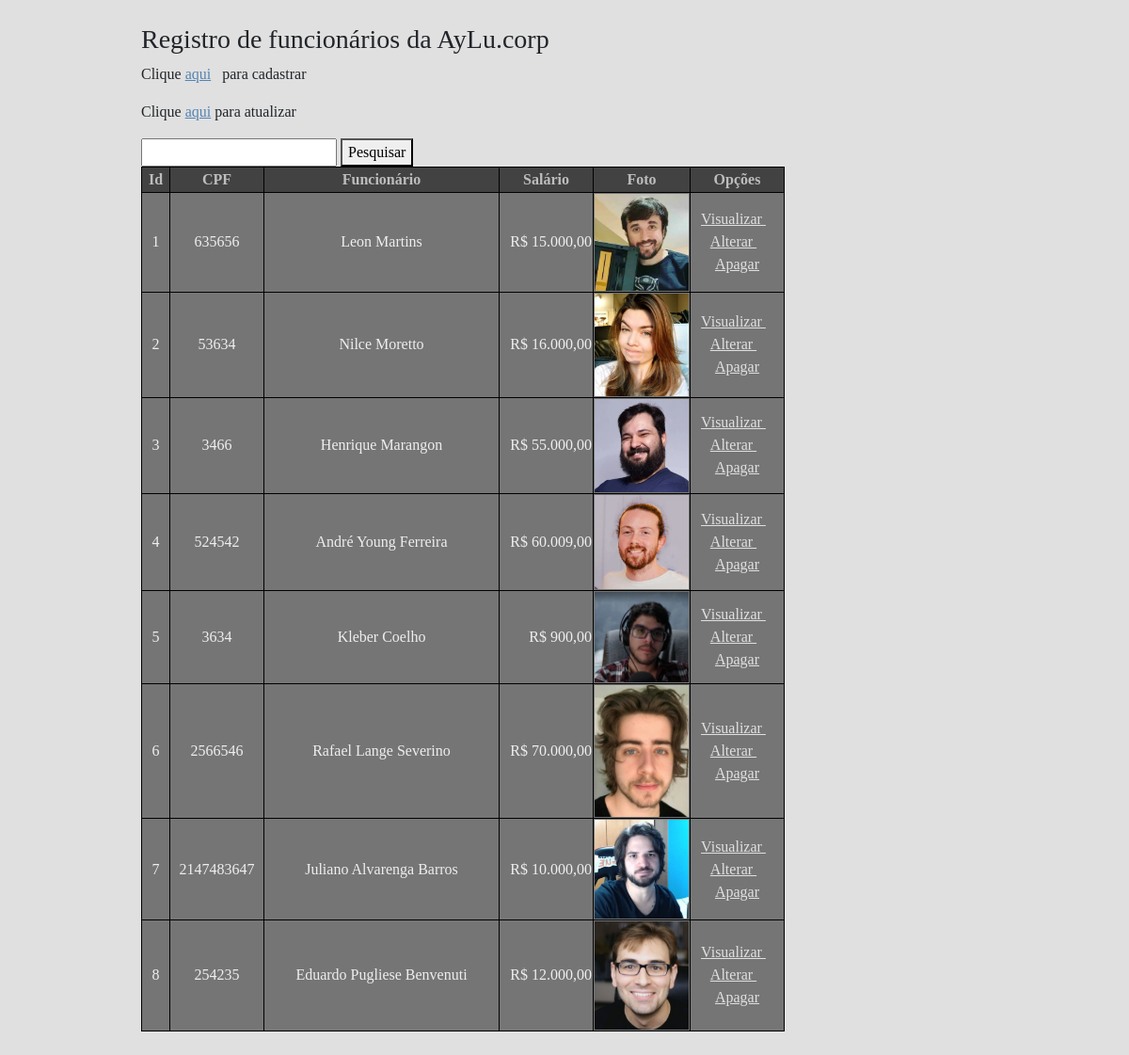
The page / on the database its author committed.
### tables this page shows
CREATE TABLE IF NOT EXISTS `tabelaimg` (
  `id` int(11) NOT NULL AUTO_INCREMENT PRIMARY KEY,
  `cpf` int(11) NOT NULL,
  `funcionario` varchar(80) NOT NULL,
  `descricao` varchar(250) NOT NULL,
  `admicao` datetime NOT NULL,
  `salario` float NOT NULL,
  `imagem` varchar(50) NOT NULL
);

### index.php (the view, shortened to what this page needs)
<!DOCTYPE html>
<html>
	<head>
		<link rel="stylesheet" href="css\bootstrap.min.css">
		<link rel="stylesheet" href="css\estilo.css">
	</head>
	<body>
		<div class="v1">
		<h3>Registro de funcionários da AyLu.corp</h3>
		<?php
			try {
				include("conexao.php");
				$sql = "select * from tabelaimg order by id";
				$query = mysqli_query($conexao, $sql);
				echo "<header>
					<p>Clique <a href=\"inclusao.php\" class=\"a1\">aqui</a>&nbsp;&nbsp; para cadastrar</p>\n
					<p>Clique <a href=\"index.php\" class=\"a1\">aqui</a> para atualizar</p>\n
					<form action=\"#\" method=\"post\">
						<input type=\"text\" name=\"funcionario\" maxlength=\"80\">
						<button type=\"submit\">Pesquisar</button>
					</form>
				</header>\n";
				echo "<table>\n";
				echo "<tr class=\"text-center\">\n
						<th width=\"30px\" align=\"center\">Id</th>\n
						<th width=\"100px\">CPF</th>\n
						<th width=\"250px\">Funcionário</th>\n
						<th width=\"100px\">Salário</th>\n
						<th width=\"100px\">Foto</th>\n
						<th width=\"100px\">Opções</th>\n
					</tr>\n";
				while($dados = mysqli_fetch_assoc($query)){
					echo "<tr class=\"text-center\">\n";
					echo "<td align='center'>". $dados["id"]."</td>\n";
					echo "<td>{$dados["cpf"]}</td>\n";
					echo "<td>". $dados['funcionario']."</td>\n";
					echo "<td align='right'> R$ ".
						number_format($dados['salario'],2,",",".")."</td>\n";
					if (empty($dados["imagem"])){
						$imagem = "semimagem.jpg";
					}else{
						$imagem = $dados["imagem"];
					}
					$id = base64_encode($dados["id"]);
					echo "<td class=\"text-center\">
							<a href=\"verfuncionario
							.php?id=$id\">
								<img class=\"imagem\" src=\"imagens/$imagem\">
							</a>
						</td>\n";
						echo "<td class=\"\">
							<a href=\"verfuncionario.php?id=$id\">
								Visualizar
							</a>&nbsp;&nbsp;
							<a href=\"alteracao.php?id=$id\">
								Alterar
							</a>&nbsp;&nbsp;
							<a href=\"#\" onclick=\"abrirModal('{$dados['id']}')\">Apagar</a>
						</td>\n
						";
						echo "</tr>\n";
					}
					echo "</table>";
			} catch (Exception $e) {
				echo "<h2>Aconteceu um erro:<br>" . $e->GetMessage() ."</h2>\n";
			}
		?>
		</div>
	</body>
</html>

### css/estilo.css (style rules this page uses)
body { font-family: "Papyrus", serif; background-color: #e0e0e0; }
table, th, td { border: 1px solid #000000; }
.imagem { width: 100px; }
.v1 { flex: center; align-items: center; justify-content: center; height: 50%; width: 900px; padding-top: 25px; padding-bottom: 25px; margin: auto; }
tr { background-color: #424242; color: #bdbdbd; }
td { background-color: #757575; color: #eeeeee; }
a { color: #e0e0e0; }
.a1 { color: #5483b3; }

### rows shown on the page
tabelaimg: id "1", cpf "635656", funcionario "Leon Martins", salario "15.000,00", imagem (picture)
tabelaimg: id "2", cpf "53634", funcionario "Nilce Moretto", salario "16.000,00", imagem (picture)
tabelaimg: id "3", cpf "3466", funcionario "Henrique Marangon", salario "55.000,00", imagem (picture)
tabelaimg: id "4", cpf "524542", funcionario "André Young Ferreira", salario "60.009,00", imagem (picture)
tabelaimg: id "5", cpf "3634", funcionario "Kleber Coelho", salario "900,00", imagem (picture)
tabelaimg: id "6", cpf "2566546", funcionario "Rafael Lange Severino", salario "70.000,00", imagem (picture)
tabelaimg: id "7", cpf "2147483647", funcionario "Juliano Alvarenga Barros", salario "10.000,00", imagem (picture)
tabelaimg: id "8", cpf "254235", funcionario "Eduardo Pugliese Benvenuti", salario "12.000,00", imagem (picture)
